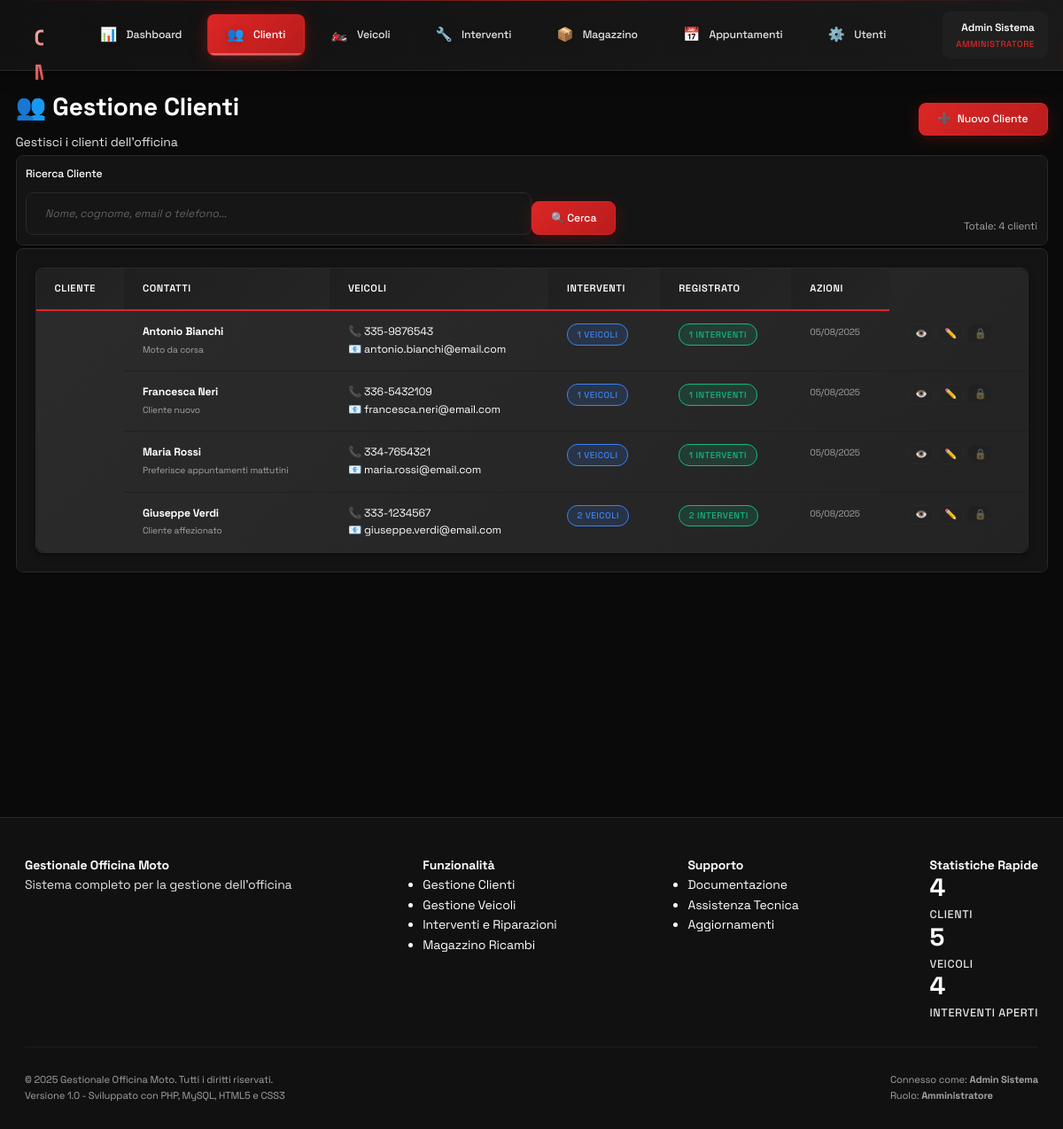
Page /clienti.php (signed in) on the committed database.
### tables this page shows
CREATE TABLE clienti (
    id INT AUTO_INCREMENT PRIMARY KEY,
    nome VARCHAR(100) NOT NULL,
    cognome VARCHAR(100) NOT NULL,
    telefono VARCHAR(20),
    email VARCHAR(100),
    indirizzo TEXT,
    note TEXT,
    data_creazione TIMESTAMP DEFAULT CURRENT_TIMESTAMP
);

### includes/db.php (called while the page is built, shortened)
<?php
class Database {
    private static $instance = null;
    private $connection;
    private function __construct() {
        try {
            $this->connection = new PDO(
                "mysql:host=" . DB_HOST . ";dbname=" . DB_NAME . ";charset=utf8mb4",
                DB_USER,
                DB_PASS,
                [
                    PDO::ATTR_ERRMODE => PDO::ERRMODE_EXCEPTION,
                    PDO::ATTR_DEFAULT_FETCH_MODE => PDO::FETCH_ASSOC,
                    PDO::ATTR_EMULATE_PREPARES => false
                ]
            );
        } catch(PDOException $e) {
            die("Errore connessione database: " . $e->getMessage());
        }
    }
    public static function getInstance() {
        if (self::$instance === null) {
            self::$instance = new self();
        }
        return self::$instance;
    }
    public function select($query, $params = []) {
        try {
            $stmt = $this->connection->prepare($query);
            $stmt->execute($params);
            return $stmt->fetchAll();
        } catch(PDOException $e) {
            error_log("Errore SELECT: " . $e->getMessage());
            return false;
        }
    }
    public function count($query, $params = []) {
        try {
            $stmt = $this->connection->prepare($query);
            $stmt->execute($params);
            return $stmt->fetchColumn();
        } catch(PDOException $e) {
            error_log("Errore COUNT: " . $e->getMessage());
            return 0;
        }
    }
}
function getDB() {
    return Database::getInstance();
}
?>

### clienti.php (the view, shortened to what this page needs)
<?php
require_once 'includes/header.php';
$action = $_GET['action'] ?? 'list';
$db = getDB();
if ($action === 'list') {
    $search = $_GET['search'] ?? '';
    $page = max(1, intval($_GET['page'] ?? 1));
    $limit = 20;
    $offset = ($page - 1) * $limit;
    $whereClause = '';
    $params = [];
    $totalClienti = $db->count("SELECT COUNT(*) FROM clienti $whereClause", $params);
    $clienti = $db->select("
        SELECT c.*,
               COUNT(v.id) as veicoli_count,
               COUNT(DISTINCT i.id) as interventi_count
        FROM clienti c
        LEFT JOIN veicoli v ON c.id = v.cliente_id
        LEFT JOIN interventi i ON v.id = i.veicolo_id
        $whereClause
        GROUP BY c.id
        ORDER BY c.cognome, c.nome
        LIMIT $limit OFFSET $offset
    ", $params);
}
?>
<div class="container-fluid">
    <?php if ($action === 'list'): ?>
    <div class="row mb-4">
        <div class="col-12">
            <div class="d-flex justify-content-between align-items-center">
                <div>
                    <h1 class="text-primary mb-2">👥 Gestione Clienti</h1>
                    <p class="text-secondary">Gestisci i clienti dell'officina</p>
                </div>
                <div>
                    <a href="clienti.php?action=add" class="btn btn-primary">
                        <span>➕</span> Nuovo Cliente
                    </a>
                </div>
            </div>
        </div>
    </div>
    <div class="row mb-4">
        <div class="col-12">
            <div class="card">
                <div class="card-body">
                    <form method="GET" class="row align-items-end">
                        <div class="col-md-6">
                            <label for="search" class="form-label">Ricerca Cliente</label>
                            <input type="text" id="search" name="search" class="form-control"
                                   placeholder="Nome, cognome, email o telefono..."
                                   value="<?php echo htmlspecialchars($search); ?>">
                        </div>
                        <div class="col-md-3">
                            <button type="submit" class="btn btn-primary">🔍 Cerca</button>
                        </div>
                        <div class="col-md-3 text-right">
                            <small class="text-muted">
                                Totale: <?php echo $totalClienti; ?> clienti
                            </small>
                        </div>
                    </form>
                </div>
            </div>
        </div>
    </div>
    <div class="row">
        <div class="col-12">
            <div class="card">
                <div class="card-body">
                    <?php if (!empty($clienti)): ?>
                    <div class="table-container">
                        <table class="data-table" id="clientiTable">
                            <thead>
                                <tr>
                                    <th>Cliente</th>
                                    <th>Contatti</th>
                                    <th>Veicoli</th>
                                    <th>Interventi</th>
                                    <th>Registrato</th>
                                    <th>Azioni</th>
                                </tr>
                            </thead>
                            <tbody>
                                <?php foreach ($clienti as $cliente): ?>
                                <tr>
                                    <td>
                                        <div>
                                            <strong><?php echo htmlspecialchars($cliente['nome'] . ' ' . $cliente['cognome']); ?></strong>
                                        </div>
                                        <?php if (!empty($cliente['note'])): ?>
                                        <small class="text-muted">
                                            <?php echo htmlspecialchars(substr($cliente['note'], 0, 50)) . (strlen($cliente['note']) > 50 ? '...' : ''); ?>
                                        </small>
                                        <?php endif; ?>
                                    </td>
                                    <td>
                                        <?php if (!empty($cliente['telefono'])): ?>
                                        <div><span>📞</span> <?php echo htmlspecialchars($cliente['telefono']); ?></div>
                                        <?php endif; ?>
                                        <?php if (!empty($cliente['email'])): ?>
                                        <div><span>📧</span> <?php echo htmlspecialchars($cliente['email']); ?></div>
                                        <?php endif; ?>
                                    </td>
                                    <td>
                                        <span class="badge <?php echo $cliente['veicoli_count'] > 0 ? 'badge-info' : 'badge-secondary'; ?>">
                                            <?php echo $cliente['veicoli_count']; ?> veicoli
                                        </span>
                                    </td>
                                    <td>
                                        <span class="badge <?php echo $cliente['interventi_count'] > 0 ? 'badge-success' : 'badge-secondary'; ?>">
                                            <?php echo $cliente['interventi_count']; ?> interventi
                                        </span>
                                    </td>
                                    <td>
                                        <small class="text-muted">
                                            <?php echo date('d/m/Y', strtotime($cliente['data_creazione'])); ?>
                                        </small>
                                    </td>
                                    <td>
                                        <div class="btn-group btn-group-sm">
                                            <a href="clienti.php?action=view&id=<?php echo $cliente['id']; ?>"
                                               class="btn btn-outline" title="Visualizza">
                                                👁️
                                            </a>
                                            <a href="clienti.php?action=edit&id=<?php echo $cliente['id']; ?>"
                                               class="btn btn-outline" title="Modifica">
                                                ✏️
                                            </a>
                                            <?php if ($cliente['veicoli_count'] == 0): ?>
                                            <button type="button" class="btn btn-danger"
                                                    onclick="deleteCliente(<?php echo $cliente['id']; ?>)"
                                                    title="Elimina">
                                                🗑️
                                            </button>
                                            <?php else: ?>
                                            <button type="button" class="btn btn-secondary"
                                                    title="Non eliminabile (ha veicoli)" disabled>
                                                🔒
                                            </button>
                                            <?php endif; ?>
                                        </div>
                                    </td>
                                </tr>
                                <?php endforeach; ?>
                            </tbody>
                        </table>
                    </div>
                    <?php endif; ?>
                </div>
            </div>
        </div>
    </div>
    <?php endif; ?>
</div>
<?php
require_once 'includes/footer.php';
?>

### assets/css/responsive.css (style rules this page uses)
@media (min-width: 768px) { .col-md-3 { flex: 0 0 25%; } }
@media (min-width: 768px) { .col-md-6 { flex: 0 0 50%; } }

### clienti.php (style rules this page uses)
.btn-group { display: flex; gap: 0.25rem; }
.btn-group-sm .btn { padding: 0.25rem 0.5rem; font-size: 0.8rem; }

### rows in the picture
clienti: nome+cognome "Antonio Bianchi", note "Moto da corsa", telefono "335-9876543", email "antonio.bianchi@email.com", veicoli_count "1", interventi_count "1", data_creazione "05/08/2025"
clienti: nome+cognome "Francesca Neri", note "Cliente nuovo", telefono "336-5432109", email "francesca.neri@email.com", veicoli_count "1", interventi_count "1", data_creazione "05/08/2025"
clienti: nome+cognome "Maria Rossi", note "Preferisce appuntamenti mattutini", telefono "334-7654321", email "maria.rossi@email.com", veicoli_count "1", interventi_count "1", data_creazione "05/08/2025"
clienti: nome+cognome "Giuseppe Verdi", note "Cliente affezionato", telefono "333-1234567", email "giuseppe.verdi@email.com", veicoli_count "2", interventi_count "2", data_creazione "05/08/2025"

### other values in the picture
$currentUser['name'] "Admin Sistema"
Auth::getRoleName($currentUser['role']) "AMMINISTRATORE"
$totalClienti "4"
$clientiCount "4"
$veicoliCount "5"
$interventiAperti "4"
getCurrentUser()['name'] "Admin Sistema"
Auth::getRoleName(getCurrentUser()['role']) "Amministratore"
